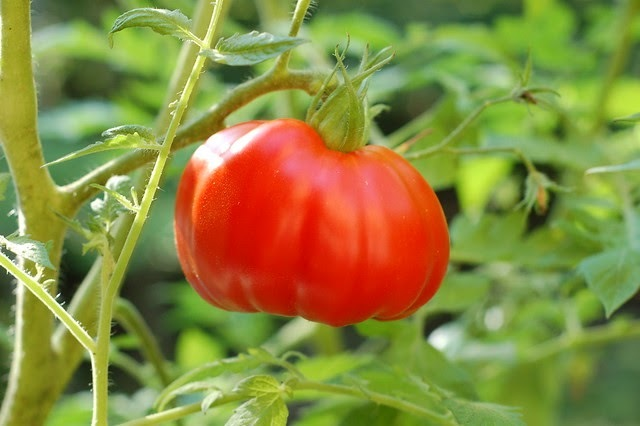
#> input picture tomato.jpg, 640 x 426 px
$ python classifier.py
#> lines starting #> are read from the running program, lines starting #| are printed output that depends on the picture; after the words box and inside, x2 and y2 are one past the last pixel; in counts of white or black regions, pixels touching at a corner belong together
#reads data from and write data to a variety of file formats
import scipy.io as sio

#Standard import for image processing and analysis
import numpy as np
import cv2
import imutils

#Path of the image assigns to test_image variable
test_image = "tomato.jpg"

#Reads the image
tomato = cv2.imread(test_image)
#> tomato is the input picture: shape (426, 640, 3); mean B, G, R 64, 136.4, 138.1
#Resize to 300x300 px
tomato = cv2.resize(tomato, (300, 300))
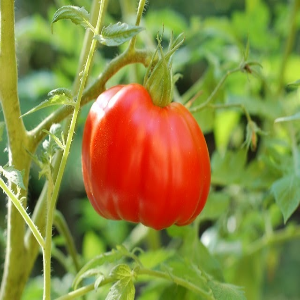
#> tomato: shape (300, 300, 3); mean B, G, R 63.9, 136.3, 137.9
#Converts BGR to HSV
tomatohsv = cv2.cvtColor(tomato, cv2.COLOR_BGR2HSV)
#> tomatohsv: shape (300, 300, 3); mean H, S, V 37.1, 152.4, 161.6

#Boundaries of color in HSV
#Color threshold for ripe tomato
lower_red = np.array([0,20,100])
upper_red = np.array([10,255,255])

#Mask created from the HSV image and boundaries
mask_red = cv2.inRange(tomatohsv, lower_red, upper_red,)
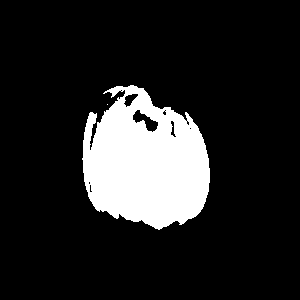
#> mask_red: shape (300, 300); 14.6% white; 2 white regions (1 under 20 px)

#Finding for the Contours in the image (mask used, Contour retrieval mode, contour approximation method)
cont_red = cv2.findContours(mask_red, cv2.RETR_TREE, cv2.CHAIN_APPROX_SIMPLE)
#> cont_red = 12 contours, 8 with area under 20; largest, box (x1, y1, x2, y2) and area: (82, 85, 210, 230) 13272, (132, 109, 159, 133) 275, (123, 93, 139, 108) 114, (170, 120, 177, 138) 54
cont_red = imutils.grab_contours(cont_red)

for c in cont_red:
  #The area of the contoured shape
  area1 = cv2.contourArea(c)
  #Only accepts object with area greater than 4000px to prevent detecting noises
  if area1 > 4000:
    #draw rectangle to enclose identified object
    peri = cv2.arcLength(c, True)
    approx = cv2.approxPolyDP(c, 0.02*peri, True)
    x, y, w, h,  = cv2.boundingRect(approx)
    cv2.rectangle(tomato, (x, y), (x+w, y+h), (0,255,0), 5)

    #Acquiring center of the contoured area
    M = cv2.moments(c)
    cx = int(M["m10"]/M["m00"])
    cy = int(M["m01"]/M["m00"])

    #Drawing a circle and labeling the area
    cv2.circle(tomato,(cx,cy),7,(255,255,255),-1)
    cv2.putText(tomato, "ripe", (cx-50, cy-10), cv2.FONT_HERSHEY_SIMPLEX,1.5, (255,255,0), 2)
#> this loop made 12 passes
#> (area1, peri, x, y, w, h, cx, cy) on pass 2: (13272.5, 646.1, 87, 88, 123, 142, 145, 161)
#> area1 on passes 7, 10, 11: 54.5, 275, 114.5
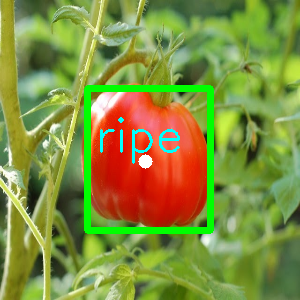
#> tomato: shape (300, 300, 3); 4.98% of pixels changed, all inside (x1, y1, x2, y2) = (84, 85, 214, 234)

#Show output image
cv2.imshow("Result", tomato)
